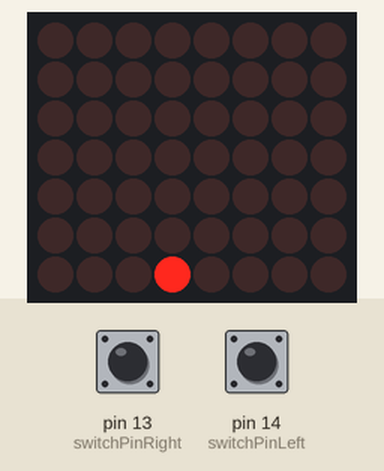
The sketch below on a simulated Arduino Uno, built with avr-gcc and run on an emulated ATmega328P. Shown: 8×7 LED matrix. Wiring (inferred from the names in the program): LED matrix (orientation assumed): rows A4, A2, A1, pin 9, pin 8, A3, A5; columns pin 12, pin 10, pin 5, pin 11, pin 4, pin 6, pin 3, pin 2. The inputs (shaded band) are chosen by the test bench; at power-on: pin 13 (switchPinRight) HIGH, pin 14 (switchPinLeft) HIGH. Random numbers use the default seed unless the sketch sets one.

Above: at 1.3 s.
At 2.1 s:
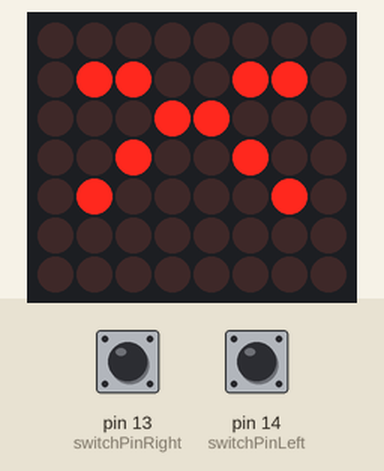

The sketch:

Snake.ino
```cpp
/*========================================================*/
/*
  Project 1 "An Interactive 8x8 Matrix LED Game: Snake"
  by Judy Kong, HCII CMU. Oct 7, 2019.

  This is the first class project for 05-833 Applied Gadgets,
  Sensors and Activity Regocnition in HCI.

  Hardware
  This code assumes an 8x8 LEDs matrix, with its rows attached to
  digital I/O pins 4-11 and its rows attached to digital I/O pins
  2, 3 and analog I/O pins A0-A5 (used as digital I/O pins).
  Each row should each have a current limiting resistor with 470 ohms.
  This code also assumes two push button swtiches attached to digital
  I/O pin 12 and 13.

  Operation
  The snake starts at the middle of the screen moving to the right with
  a starting length of 4. The user uses the two push buttons to
  control the snake to turn left and right to eat the target on the screen.
  Whenever the snake eats the target, its length grows by 1 and there
  will be a new target generated.
  The user wins if the length of the snake reaches a certain length;
  and the snake dies if it crashes into the wall or itself.

  Reference
  This code used part of the configuration in
  https://create.arduino.cc/projecthub/SAnwandter1/programming-8x8-led-matrix-23475a

*/
/*========================================================*/

/*------- Hardware configuration -------*/
#define ROW_1 A5
#define ROW_2 A4
#define ROW_3 A2
#define ROW_4 7
#define ROW_5 A1
#define ROW_6 9
#define ROW_7 8
#define ROW_8 A3

#define COL_1 12
#define COL_2 10
#define COL_3 5
#define COL_4 11
#define COL_5 4
#define COL_6 6
#define COL_7 3
#define COL_8 2

const byte rows[] = {
  ROW_1, ROW_2, ROW_3, ROW_4, ROW_5, ROW_6, ROW_7, ROW_8
};
const byte cols[] = {
  COL_1,COL_2, COL_3, COL_4, COL_5, COL_6, COL_7, COL_8
};

byte YOU_WIN[] = {0x00, 0x00, 0x66, 0x66, 0x00, 0x24, 0x18, 0x00};   // turn the whole screen on when user wins
byte GAME_OVER[] = {0x00, 0x00, 0x66, 0x66, 0x18, 0x24, 0x42, 0x00}; // display a sad face when user loses

const int  switchPinLeft = 14;      // pin with the left switch attached
const int  switchPinRight = 13;     // pin with the right switch attached

/*------- Data structures for system state -------*/

/* Structure to track and debounce the state of a push button switch */
typedef struct switchTracker {
  int lastReading;       // last raw value read
  long lastChangeTime;   // last time the raw value changed
  byte pin;              // the pin this is tracking changes on
  byte switchState;      // debounced state of the switch
} switchTrack;

/* Fill in a switchTrack structure to start tracking/debouncing a switch
   on the given pin.
*/
void initSwitchTrack(struct switchTracker &sw, int swPin) {
  pinMode(swPin, INPUT);
  sw.lastReading = digitalRead(swPin);
  sw.lastChangeTime = millis();
  sw.pin = swPin;
  sw.switchState = sw.lastReading;
}

// Structure representing the color and duration of one flicker segment
unsigned int flickDur = 600;     // duration in msec

/*------- Global system state -------*/
const int winningThreshold = 18;  // length of snake to win the game
const byte TURN_LEFT = 0;         // turn left
const byte TURN_RIGHT = 1;        // turn right
const byte LEFT = 0;              // running to the left
const byte UP = 1;                // running up
const byte RIGHT = 2;             // running to the right
const byte DOWN = 3;              // running down
const byte RUNNING = 0;           // the snake is running
const byte WON = 1;               // the snake wins
const byte DEAD = 2;              // the snake is dead
// 8x8 display of current snake position
byte currConfig[] = {0x00, 0x00, 0x00, 0xF2, 0x00, 0x00, 0x00, 0x00};
byte directionMode = RIGHT;       // current direction the snake is running
byte positionI[64];               // current position i of the head of snake
byte positionJ[64];               // current position j of the head of snake
byte currLength = 4;              // current length of snake
byte currStatus = RUNNING;        // current status of snake
byte targetI = 4;                 // initial target position i is in the middle row
byte targetJ = 7;                 // initial target position j is in the 4th column
switchTrack switchInputLeft;      // tracking / debounce information for our switch
switchTrack switchInputRight;     // tracking / debounce information for our

/*-------------------------------------------*/
/* Initializization code */
void setup() {

  // Initialize random number generator
  randomSeed(analogRead(0));

  // Digital Pins
  // establish direction of pins we are using to drive LEDs
  for (int i = 2; i < 13; i++) {
    pinMode(i, OUTPUT);
  }

  // Analog Pins
  // establish direction of pins we are using to drive LEDs
  for (int i = 15; i < 20; i++) {
    pinMode(i, OUTPUT);
  }

  // Initialize snake position
  for (int i = 0; i < 4; i++) {
    positionI[i] = 4;
    positionJ[i] = 4 - i;
  }

  // Set up debounce tracker on our switch input pin (sets mode to INPUT)
  initSwitchTrack(switchInputLeft, switchPinLeft);
  initSwitchTrack(switchInputRight, switchPinRight);

}

/* Main routine */
void loop() {

  // Proceed after every flickDur milliseconds
  // Speeds up as the snake grows longer
  for (int cnt = 0; cnt < flickDur - 20 * currLength; cnt++) {

    // Display depending on current status of the snake
    if (currStatus == RUNNING) {
      drawScreen(currConfig); // display snake position when it's running
    } else if (currStatus == WON) {
      drawScreen(YOU_WIN); // display YOU WIN when user wins
      return;
    } else {
      drawScreen(GAME_OVER); // display GAME OVER when snake dies
      return;
    }

    // See if the switch has been pressed
    if (switchChange(switchInputLeft) && switchInputLeft.switchState == 1 /* pressed */) {
      // Turn left
      directionMode = (directionMode - 1) % 4;
      goto done;
    } else if (switchChange(switchInputRight) && switchInputRight.switchState == 1 /* pressed */) {
      // Turn right
      directionMode = (directionMode + 1) % 4;
      goto done;
    }
  }

  done:
  proceed();      // Let the snake move one pixel forward in its direction
  refresh();      // Refresh the 8x8 LED matrix display
  target();       // Check for target and regenerate target if needed

}

/*-------------------------------------------*/
/* Turn on the 8x8 LED matrix row by row based on current configuration of the matrix.
*/
void drawScreen(byte buffers[]) {
  // Turn on each row in series
  for (byte i = 0; i < 8; i++) {
    digitalWrite(rows[i], LOW); // initiate whole row
    for (byte j = 0; j < 8; j++) {
      byte currPixel = (buffers[i] >> (7 - j)) & 0x1;
      if (currStatus == RUNNING && i + 1 == targetI && j + 1 == targetJ)
        currPixel = 1;
      digitalWrite(cols[j], currPixel); // initiate whole column
      digitalWrite(cols[j], 0); // reset whole column
    }
    digitalWrite(rows[i], HIGH); // reset whole row
  }
}

/*-------------------------------------------*/
/* Using a time based debounce, test whether a switch should be considered to have
   changed state since the last call to this routine for the switch, and track the
   current state of the switch in the given switch tracking structure (sw).  The switch
   will be consided to be in a new state only after it has held that state for debounceTime msec
   or longer.  sw.switchState will be set to 1 when the switch should be considered pressed
   and 0 when it should be considered released. This routine will return true when the
   switch is in a new state compared to the last call to this routine, false otherwise.
*/
boolean switchChange(struct switchTracker &sw) {

  const long debounceTime = 10; // switch must stay stable this long (in msec) to register
  boolean result = false; // default to no change until we find out otherwise

  int reading = digitalRead(sw.pin); // get the current raw reading from the switch
  // if the raw reading has changed (by noise or actual press/release) reset change time to now
  if (reading != sw.lastReading) sw.lastChangeTime = millis();
  sw.lastReading = reading;

  // if time since the last change is longer than the required dwell
  if ((millis() - sw.lastChangeTime) > debounceTime) {
    result = (reading != sw.switchState); // note whether we are changing
    sw.switchState = reading;
  }

  return result;
}

/*-------------------------------------------*/
/* Let the snake move forward by 1 pixel in its direction. If the snake reaches a certain
 * length, the user wins; if the snake crashes into the wall or into itself, then it dies.
*/
void proceed() {

  // Move forward by 1 for every pixel
  for (int pos = currLength - 1; pos >= 1; pos--) {
    positionI[pos] = positionI[pos - 1];
    positionJ[pos] = positionJ[pos - 1];
  }

  // Set the new head position
  if (directionMode == LEFT) {
    positionJ[0] = positionJ[0] - 1; // move to the left
  } else if (directionMode == UP) {
    positionI[0] = positionI[0] - 1; // move up
  } else if (directionMode == RIGHT) {
    positionJ[0] = positionJ[0] + 1; // move to the right
  } else { // assert directionMode == DOWN
    positionI[0] = positionI[0] + 1; // move down
  }

  byte newI = positionI[0];
  byte newJ = positionJ[0];
  // If the snake eat the target, grow the length of snake by 1
  if (newI == targetI and newJ == targetJ) {
    currLength += 1;
  }
   // If snake length reaches winning threshold, set the status to WON
  if (currLength == winningThreshold) {
    currStatus = WON;
    return;
  }
  // If snake crashes into the wall, set the status to DEAD
  if (newI <= 0 or newI >= 9 or newJ <= 0 or newJ >= 9) {
    currStatus = DEAD;
    return;
  }
//  if (positionI[currLength - 1] == newI and positionJ[currLength - 1] == newJ) {
//    currStatus = DEAD;
//    return;
//  }
}

/*-------------------------------------------*/
/* Refresh the 8x8 LED matrix display based on the new snake position
*/
void refresh() {

  // If the user already wins or the snake is dead, return directly
  if (currStatus == WON or currStatus == DEAD) return;

  // Reset display
  memset(currConfig, 0, sizeof(currConfig));

  // Set (i, j) of configuration from 0 to 1 if the snake is in the position
  for (int pos = 1; pos < currLength; pos++) {
    byte i = positionI[pos] - 1;
    byte j = positionJ[pos] - 1;
    currConfig[i] = currConfig[i] | (1 << (7 - j));;
  }

  byte i = positionI[0] - 1;
  byte j = positionJ[0] - 1;
  // Check if the snake crashes into itself
  if ((currConfig[i] >> (7 - j)) & 0x1) {
    currStatus = DEAD; // if so, set the status to DEAD
  } else {
    // if not, set the new head position to 1 in the configuration
    currConfig[i] = currConfig[i] | (1 << (7 - j));
  }
}

/*-------------------------------------------*/
/* Check if the target has been eaten. If so, regenerate the target.
 * To make sure the target is on top of the snake, keep regenerating
 * until the target is at a position of value 0 in the configuration,
 * meaning that the snake is not in that pixel.
*/
void target() {

  // If the user already wins or the snake is dead, return directly
  if (currStatus == WON or currStatus == DEAD) return;

  // If the target is not eaten, no need to regenerate
  if (positionI[0] != targetI or positionJ[0] != targetJ) return;

  // Keeps regenerating until the target is not on the snake
  while ((currConfig[targetI - 1] >> (8 - targetJ)) & 0x1) {
    targetI = random(1, 9);
    targetJ = random(1, 9);
  }
}
```

Measured:
- what the display in image 0 shows lasts 0.8 s, from 1.3 s to 2.1 s
